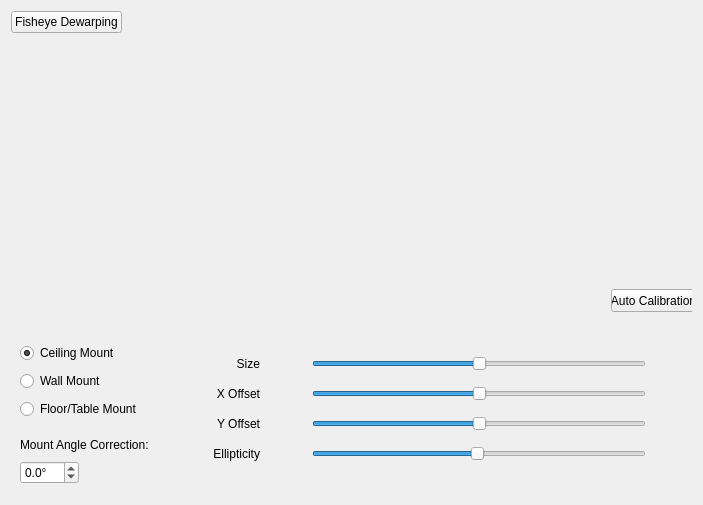
<?xml version="1.0" encoding="UTF-8"?>
<ui version="4.0">
 <class>FisheyeSettingsWidget</class>
 <widget class="QWidget" name="FisheyeSettingsWidget">
  <property name="geometry">
   <rect>
    <x>0</x>
    <y>0</y>
    <width>703</width>
    <height>505</height>
   </rect>
  </property>
  <property name="windowTitle">
   <string/>
  </property>
  <layout class="QVBoxLayout" name="verticalLayout" stretch="0,1,0">
   <property name="spacing">
    <number>16</number>
   </property>
   <item>
    <layout class="QHBoxLayout" name="horizontalLayout_2">
     <item>
      <widget class="QPushButton" name="fisheyeEnabledButton">
       <property name="text">
        <string>Fisheye Dewarping</string>
       </property>
       <property name="checkable">
        <bool>true</bool>
       </property>
      </widget>
     </item>
     <item>
      <spacer name="horizontalSpacer">
       <property name="orientation">
        <enum>Qt::Horizontal</enum>
       </property>
       <property name="sizeHint" stdset="0">
        <size>
         <width>40</width>
         <height>20</height>
        </size>
       </property>
      </spacer>
     </item>
    </layout>
   </item>
   <item>
    <widget class="QnFisheyeCalibrationWidget" name="calibrateWidget" native="true">
     <widget class="QPushButton" name="autoCalibrationButton">
      <property name="geometry">
       <rect>
        <x>600</x>
        <y>240</y>
        <width>85</width>
        <height>23</height>
       </rect>
      </property>
      <property name="text">
       <string>Auto Calibration</string>
      </property>
     </widget>
    </widget>
   </item>
   <item>
    <widget class="QWidget" name="settingsWidget" native="true">
     <layout class="QHBoxLayout" name="horizontalLayout_3" stretch="1,3">
      <property name="spacing">
       <number>24</number>
      </property>
      <item>
       <layout class="QVBoxLayout" name="verticalLayout_2">
        <property name="spacing">
         <number>8</number>
        </property>
        <item>
         <widget class="QRadioButton" name="viewDownButton">
          <property name="text">
           <string>Ceiling Mount</string>
          </property>
          <property name="checked">
           <bool>true</bool>
          </property>
         </widget>
        </item>
        <item>
         <widget class="QRadioButton" name="horizontalRadioButton">
          <property name="text">
           <string>Wall Mount</string>
          </property>
          <property name="checked">
           <bool>false</bool>
          </property>
         </widget>
        </item>
        <item>
         <widget class="QRadioButton" name="viewUpButton">
          <property name="text">
           <string>Floor/Table Mount</string>
          </property>
         </widget>
        </item>
        <item>
         <widget class="QWidget" name="widget_3" native="true">
          <layout class="QVBoxLayout" name="verticalLayout_5">
           <property name="leftMargin">
            <number>0</number>
           </property>
           <property name="topMargin">
            <number>8</number>
           </property>
           <property name="rightMargin">
            <number>0</number>
           </property>
           <property name="bottomMargin">
            <number>0</number>
           </property>
           <item>
            <layout class="QHBoxLayout" name="angleCorrectionLayout" stretch="0,0,1">
             <property name="spacing">
              <number>4</number>
             </property>
             <item>
              <widget class="QLabel" name="label">
               <property name="sizePolicy">
                <sizepolicy hsizetype="Preferred" vsizetype="Preferred">
                 <horstretch>0</horstretch>
                 <verstretch>0</verstretch>
                </sizepolicy>
               </property>
               <property name="text">
                <string>Mount Angle Correction:</string>
               </property>
              </widget>
             </item>
             <item>
              <widget class="nx::client::desktop::HintButton" name="angleCorrectionHint" native="true"/>
             </item>
             <item>
              <spacer name="horizontalSpacer_2">
               <property name="orientation">
                <enum>Qt::Horizontal</enum>
               </property>
               <property name="sizeHint" stdset="0">
                <size>
                 <width>40</width>
                 <height>20</height>
                </size>
               </property>
              </spacer>
             </item>
            </layout>
           </item>
           <item>
            <widget class="QDoubleSpinBox" name="angleSpinBox">
             <property name="sizePolicy">
              <sizepolicy hsizetype="Fixed" vsizetype="Fixed">
               <horstretch>0</horstretch>
               <verstretch>0</verstretch>
              </sizepolicy>
             </property>
             <property name="suffix">
              <string notr="true">°</string>
             </property>
             <property name="decimals">
              <number>1</number>
             </property>
             <property name="minimum">
              <double>-30.000000000000000</double>
             </property>
             <property name="maximum">
              <double>30.000000000000000</double>
             </property>
            </widget>
           </item>
           <item>
            <spacer name="verticalSpacer_2">
             <property name="orientation">
              <enum>Qt::Vertical</enum>
             </property>
             <property name="sizeHint" stdset="0">
              <size>
               <width>20</width>
               <height>1</height>
              </size>
             </property>
            </spacer>
           </item>
          </layout>
         </widget>
        </item>
       </layout>
      </item>
      <item>
       <widget class="QWidget" name="widget_2" native="true">
        <layout class="QGridLayout" name="gridLayout">
         <property name="horizontalSpacing">
          <number>4</number>
         </property>
         <item row="0" column="2">
          <widget class="QLabel" name="sizeIcon1">
           <property name="minimumSize">
            <size>
             <width>24</width>
             <height>24</height>
            </size>
           </property>
           <property name="maximumSize">
            <size>
             <width>24</width>
             <height>24</height>
            </size>
           </property>
           <property name="text">
            <string notr="true"/>
           </property>
           <property name="scaledContents">
            <bool>true</bool>
           </property>
           <property name="alignment">
            <set>Qt::AlignRight|Qt::AlignTrailing|Qt::AlignVCenter</set>
           </property>
           <property name="margin">
            <number>0</number>
           </property>
          </widget>
         </item>
         <item row="0" column="6">
          <widget class="QLabel" name="sizeIcon2">
           <property name="minimumSize">
            <size>
             <width>24</width>
             <height>24</height>
            </size>
           </property>
           <property name="maximumSize">
            <size>
             <width>24</width>
             <height>24</height>
            </size>
           </property>
           <property name="text">
            <string notr="true"/>
           </property>
           <property name="scaledContents">
            <bool>true</bool>
           </property>
          </widget>
         </item>
         <item row="2" column="6">
          <widget class="QLabel" name="yOffsetIcon2">
           <property name="minimumSize">
            <size>
             <width>24</width>
             <height>24</height>
            </size>
           </property>
           <property name="maximumSize">
            <size>
             <width>24</width>
             <height>24</height>
            </size>
           </property>
           <property name="text">
            <string notr="true"/>
           </property>
           <property name="scaledContents">
            <bool>true</bool>
           </property>
          </widget>
         </item>
         <item row="1" column="5">
          <widget class="QSlider" name="xOffsetSlider">
           <property name="minimumSize">
            <size>
             <width>200</width>
             <height>0</height>
            </size>
           </property>
           <property name="maximum">
            <number>100</number>
           </property>
           <property name="value">
            <number>50</number>
           </property>
           <property name="orientation">
            <enum>Qt::Horizontal</enum>
           </property>
          </widget>
         </item>
         <item row="2" column="0">
          <widget class="QLabel" name="yOffsetLabel">
           <property name="text">
            <string>Y Offset</string>
           </property>
           <property name="alignment">
            <set>Qt::AlignRight|Qt::AlignTrailing|Qt::AlignVCenter</set>
           </property>
          </widget>
         </item>
         <item row="1" column="0">
          <widget class="QLabel" name="xOffsetLabel">
           <property name="text">
            <string>X Offset</string>
           </property>
           <property name="alignment">
            <set>Qt::AlignRight|Qt::AlignTrailing|Qt::AlignVCenter</set>
           </property>
          </widget>
         </item>
         <item row="2" column="5">
          <widget class="QSlider" name="yOffsetSlider">
           <property name="minimumSize">
            <size>
             <width>200</width>
             <height>0</height>
            </size>
           </property>
           <property name="maximum">
            <number>100</number>
           </property>
           <property name="value">
            <number>50</number>
           </property>
           <property name="orientation">
            <enum>Qt::Horizontal</enum>
           </property>
          </widget>
         </item>
         <item row="0" column="5">
          <widget class="QSlider" name="sizeSlider">
           <property name="minimumSize">
            <size>
             <width>200</width>
             <height>0</height>
            </size>
           </property>
           <property name="minimum">
            <number>25</number>
           </property>
           <property name="maximum">
            <number>75</number>
           </property>
           <property name="value">
            <number>50</number>
           </property>
           <property name="orientation">
            <enum>Qt::Horizontal</enum>
           </property>
          </widget>
         </item>
         <item row="3" column="2">
          <widget class="QLabel" name="ellipticityIcon1">
           <property name="minimumSize">
            <size>
             <width>24</width>
             <height>24</height>
            </size>
           </property>
           <property name="maximumSize">
            <size>
             <width>24</width>
             <height>24</height>
            </size>
           </property>
           <property name="text">
            <string notr="true"/>
           </property>
           <property name="scaledContents">
            <bool>true</bool>
           </property>
           <property name="alignment">
            <set>Qt::AlignRight|Qt::AlignTrailing|Qt::AlignVCenter</set>
           </property>
           <property name="margin">
            <number>0</number>
           </property>
          </widget>
         </item>
         <item row="1" column="2">
          <widget class="QLabel" name="xOffsetIcon1">
           <property name="minimumSize">
            <size>
             <width>24</width>
             <height>24</height>
            </size>
           </property>
           <property name="maximumSize">
            <size>
             <width>24</width>
             <height>24</height>
            </size>
           </property>
           <property name="text">
            <string notr="true"/>
           </property>
           <property name="scaledContents">
            <bool>true</bool>
           </property>
           <property name="alignment">
            <set>Qt::AlignRight|Qt::AlignTrailing|Qt::AlignVCenter</set>
           </property>
           <property name="margin">
            <number>0</number>
           </property>
          </widget>
         </item>
         <item row="3" column="5">
          <widget class="QSlider" name="ellipticitySlider">
           <property name="minimumSize">
            <size>
             <width>200</width>
             <height>0</height>
            </size>
           </property>
           <property name="minimum">
            <number>1</number>
           </property>
           <property name="maximum">
            <number>100</number>
           </property>
           <property name="value">
            <number>50</number>
           </property>
           <property name="orientation">
            <enum>Qt::Horizontal</enum>
           </property>
          </widget>
         </item>
         <item row="0" column="0">
          <widget class="QLabel" name="sizeLabel">
           <property name="text">
            <string>Size</string>
           </property>
           <property name="alignment">
            <set>Qt::AlignRight|Qt::AlignTrailing|Qt::AlignVCenter</set>
           </property>
          </widget>
         </item>
         <item row="3" column="6">
          <widget class="QLabel" name="ellipticityIcon2">
           <property name="minimumSize">
            <size>
             <width>24</width>
             <height>24</height>
            </size>
           </property>
           <property name="maximumSize">
            <size>
             <width>24</width>
             <height>24</height>
            </size>
           </property>
           <property name="text">
            <string notr="true"/>
           </property>
           <property name="scaledContents">
            <bool>true</bool>
           </property>
          </widget>
         </item>
         <item row="4" column="0" colspan="6">
          <spacer name="verticalSpacer">
           <property name="orientation">
            <enum>Qt::Vertical</enum>
           </property>
           <property name="sizeHint" stdset="0">
            <size>
             <width>20</width>
             <height>1</height>
            </size>
           </property>
          </spacer>
         </item>
         <item row="3" column="0">
          <widget class="QLabel" name="ellipticityLabel">
           <property name="text">
            <string>Ellipticity</string>
           </property>
           <property name="alignment">
            <set>Qt::AlignRight|Qt::AlignTrailing|Qt::AlignVCenter</set>
           </property>
          </widget>
         </item>
         <item row="1" column="6">
          <widget class="QLabel" name="xOffsetIcon2">
           <property name="minimumSize">
            <size>
             <width>24</width>
             <height>24</height>
            </size>
           </property>
           <property name="maximumSize">
            <size>
             <width>24</width>
             <height>24</height>
            </size>
           </property>
           <property name="text">
            <string notr="true"/>
           </property>
           <property name="scaledContents">
            <bool>true</bool>
           </property>
          </widget>
         </item>
         <item row="2" column="2">
          <widget class="QLabel" name="yOffsetIcon1">
           <property name="minimumSize">
            <size>
             <width>24</width>
             <height>24</height>
            </size>
           </property>
           <property name="maximumSize">
            <size>
             <width>24</width>
             <height>24</height>
            </size>
           </property>
           <property name="text">
            <string notr="true"/>
           </property>
           <property name="scaledContents">
            <bool>true</bool>
           </property>
           <property name="alignment">
            <set>Qt::AlignRight|Qt::AlignTrailing|Qt::AlignVCenter</set>
           </property>
           <property name="margin">
            <number>0</number>
           </property>
          </widget>
         </item>
         <item row="0" column="1">
          <widget class="QLabel" name="spacer">
           <property name="minimumSize">
            <size>
             <width>8</width>
             <height>0</height>
            </size>
           </property>
           <property name="text">
            <string/>
           </property>
          </widget>
         </item>
         <item row="1" column="1">
          <widget class="QLabel" name="spacer_2">
           <property name="minimumSize">
            <size>
             <width>8</width>
             <height>0</height>
            </size>
           </property>
           <property name="text">
            <string/>
           </property>
          </widget>
         </item>
         <item row="2" column="1">
          <widget class="QLabel" name="spacer_3">
           <property name="minimumSize">
            <size>
             <width>8</width>
             <height>0</height>
            </size>
           </property>
           <property name="text">
            <string/>
           </property>
          </widget>
         </item>
         <item row="3" column="1">
          <widget class="QLabel" name="spacer_4">
           <property name="minimumSize">
            <size>
             <width>8</width>
             <height>0</height>
            </size>
           </property>
           <property name="text">
            <string/>
           </property>
          </widget>
         </item>
        </layout>
       </widget>
      </item>
     </layout>
    </widget>
   </item>
  </layout>
 </widget>
 <customwidgets>
  <customwidget>
   <class>nx::client::desktop::HintButton</class>
   <extends>QWidget</extends>
   <header location="global">nx/client/desktop/common/widgets/hint_button.h</header>
  </customwidget>
  <customwidget>
   <class>QnFisheyeCalibrationWidget</class>
   <extends>QWidget</extends>
   <header location="global">ui/widgets/fisheye/fisheye_calibration_widget.h</header>
   <container>1</container>
  </customwidget>
 </customwidgets>
 <tabstops>
  <tabstop>fisheyeEnabledButton</tabstop>
  <tabstop>viewDownButton</tabstop>
  <tabstop>horizontalRadioButton</tabstop>
  <tabstop>viewUpButton</tabstop>
 </tabstops>
 <resources/>
 <connections/>
</ui>
